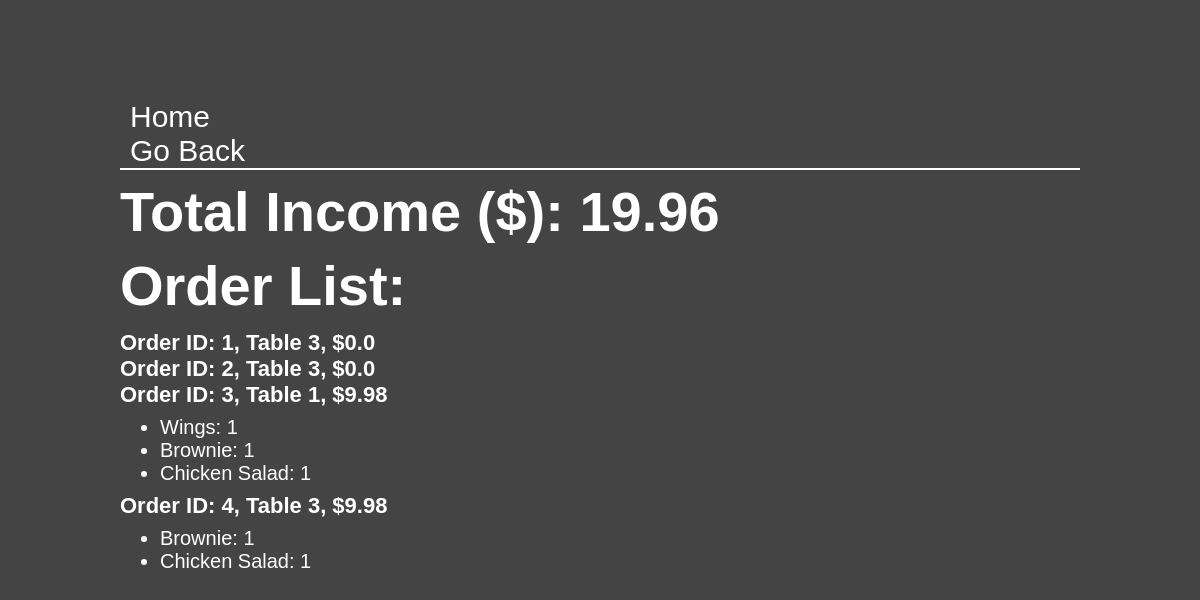
The page /order_list on the database its author committed.
### app.py (models this page shows)
class DiningOrders(db.Model):
    __tablename__ = 'dining_orders'
    id = db.Column(db.Integer, primary_key = True)
    tableNum = db.Column(db.Integer, db.ForeignKey('dining_table.tableNum'))
    dishes = db.relationship('OrderedDish', backref = 'order')
    bill_amount = db.Column(db.Float, default = 0.0)

class OrderedDish(db.Model):
    id = db.Column(db.Integer, primary_key = True)
    name = db.Column(db.String(30))
    order_id = db.Column(db.Integer, db.ForeignKey('dining_orders.id'))
    quantity = db.Column(db.Integer, default = 0)
    price = db.Column(db.Float, default = 0.0)
    is_served = db.Column(db.Boolean)

### app.py (the view)
@app.route('/order_list')
def display_orders():
    orders = DiningOrders.query.all()
    dishes = OrderedDish.query.all()
    total_income =0
    for order in orders:
        total_income += order.bill_amount
        total_income = round(total_income, 2)
    return render_template('order_list.html', orders = orders, dishes = dishes, total_income = total_income)

### templates/order_list.html (shortened to what this page needs)
<!DOCTYPE html>
<head>
    <link rel="stylesheet" type="text/css" href="static/css/styles.css">
</head>
<body>
    <div class="menu-link">
        <a href="/">Home</a>
        <br>
        <a href="/manager">Go Back</a>
    </div>
<h1>Total Income ($): {{total_income}}</h1>
<h1>Order List: </h1>
{%for order in orders%}
<h2>Order ID: {{order.id}}, Table {{order.tableNum}}, ${{order.bill_amount}}</h2>
<ul>
    {%for dish in order.dishes%}
        <li>{{dish.name}}: {{dish.quantity}}</li>
    {%endfor%}
</ul>
{%endfor%}

### static/css/styles.css (style rules this page uses)
body { background-color: #444444; margin-top: 100px; margin-left: 10%; margin-right: 10%; }
h1 { margin-top: 20px; margin-bottom: 30px; font-family: Averta, sans-serif; color: #fff; font-size: 56px; line-height: 44px; font-weight: 700; }
h2 { margin-top: 10px; margin-bottom: 10px; color: #fff; font-family: Averta, sans-serif; font-size: 22px; line-height: 10px; font-style: normal; font-weight: 700; }
a { -webkit-transition: border-color 200ms ease, color 200ms ease; transition: border-color 200ms ease, color 200ms ease; color: #fff; text-decoration: none; }
li { color: white; font-family: Averta, sans-serif; font-size: 20px; }
.menu-link { font-family: Averta, sans-serif; font-size:30px; margin-top: 0px; padding-right: 0px; padding-left: 10px; border-bottom: 2px solid white; text-align: left; }

### rows shown on the page
DiningOrders: id "1", tableNum "3", bill_amount "0.0"
DiningOrders: id "2", tableNum "3", bill_amount "0.0"
DiningOrders: id "3", tableNum "1", bill_amount "9.98"
OrderedDish: name "Wings", quantity "1"
OrderedDish: name "Brownie", quantity "1"
OrderedDish: name "Chicken Salad", quantity "1"
DiningOrders: id "4", tableNum "3", bill_amount "9.98"
OrderedDish: name "Brownie", quantity "1"
OrderedDish: name "Chicken Salad", quantity "1"

### other values the page prints
{{ total_income }} "19.96"
